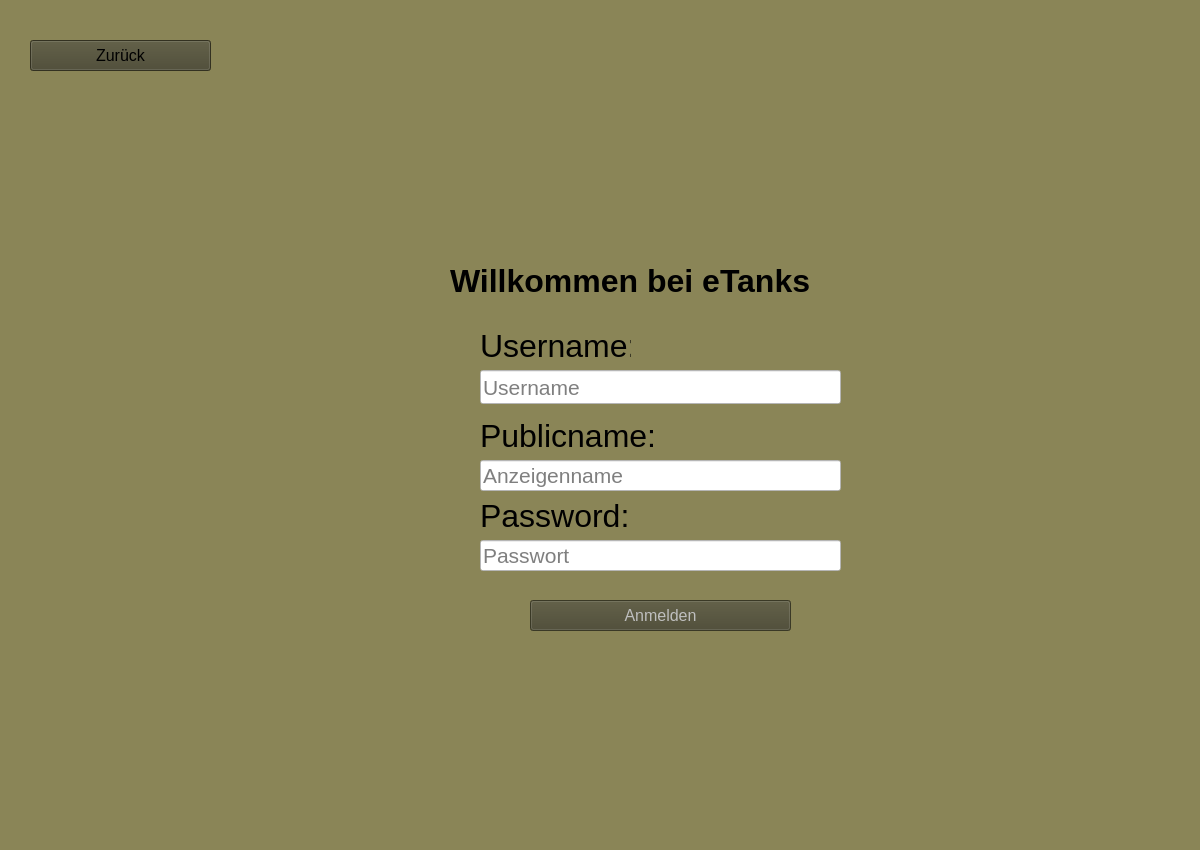
<?xml version="1.0" encoding="UTF-8"?>
<ui version="4.0">
 <class>registerUserView</class>
 <widget class="QWidget" name="registerUserView">
  <property name="geometry">
   <rect>
    <x>0</x>
    <y>0</y>
    <width>1200</width>
    <height>850</height>
   </rect>
  </property>
  <property name="sizePolicy">
   <sizepolicy hsizetype="Fixed" vsizetype="Fixed">
    <horstretch>0</horstretch>
    <verstretch>0</verstretch>
   </sizepolicy>
  </property>
  <property name="styleSheet">
   <string notr="true">background: #8A8557;</string>
  </property>
  <widget class="QLineEdit" name="publicNameField">
   <property name="geometry">
    <rect>
     <x>480</x>
     <y>460</y>
     <width>361</width>
     <height>31</height>
    </rect>
   </property>
   <property name="sizePolicy">
    <sizepolicy hsizetype="Fixed" vsizetype="Fixed">
     <horstretch>0</horstretch>
     <verstretch>0</verstretch>
    </sizepolicy>
   </property>
   <property name="font">
    <font>
     <pointsize>16</pointsize>
    </font>
   </property>
   <property name="styleSheet">
    <string notr="true">background: white;
    </string>
   </property>
   <property name="text">
    <string/>
   </property>
   <property name="placeholderText">
    <string>Anzeigenname</string>
   </property>
  </widget>
  <widget class="QPushButton" name="registerUserButton">
   <property name="enabled">
    <bool>false</bool>
   </property>
   <property name="geometry">
    <rect>
     <x>530</x>
     <y>600</y>
     <width>261</width>
     <height>31</height>
    </rect>
   </property>
   <property name="sizePolicy">
    <sizepolicy hsizetype="Fixed" vsizetype="Fixed">
     <horstretch>0</horstretch>
     <verstretch>0</verstretch>
    </sizepolicy>
   </property>
   <property name="font">
    <font>
     <pointsize>12</pointsize>
    </font>
   </property>
   <property name="styleSheet">
    <string notr="true">background-color: #47452E;
border-color: #111111;

</string>
   </property>
   <property name="text">
    <string>Anmelden</string>
   </property>
   <property name="autoDefault">
    <bool>false</bool>
   </property>
  </widget>
  <widget class="QLineEdit" name="usernameTextfield">
   <property name="geometry">
    <rect>
     <x>480</x>
     <y>370</y>
     <width>361</width>
     <height>34</height>
    </rect>
   </property>
   <property name="sizePolicy">
    <sizepolicy hsizetype="Fixed" vsizetype="Fixed">
     <horstretch>0</horstretch>
     <verstretch>0</verstretch>
    </sizepolicy>
   </property>
   <property name="font">
    <font>
     <pointsize>16</pointsize>
    </font>
   </property>
   <property name="styleSheet">
    <string notr="true">background: white;
    </string>
   </property>
   <property name="placeholderText">
    <string>Username</string>
   </property>
  </widget>
  <widget class="QLabel" name="label">
   <property name="geometry">
    <rect>
     <x>450</x>
     <y>260</y>
     <width>431</width>
     <height>41</height>
    </rect>
   </property>
   <property name="font">
    <font>
     <pointsize>24</pointsize>
     <bold>true</bold>
    </font>
   </property>
   <property name="text">
    <string>Willkommen bei eTanks</string>
   </property>
  </widget>
  <widget class="QLabel" name="label_2">
   <property name="geometry">
    <rect>
     <x>480</x>
     <y>330</y>
     <width>151</width>
     <height>31</height>
    </rect>
   </property>
   <property name="font">
    <font>
     <pointsize>24</pointsize>
     <bold>false</bold>
    </font>
   </property>
   <property name="text">
    <string>Username:</string>
   </property>
  </widget>
  <widget class="QLabel" name="label_3">
   <property name="geometry">
    <rect>
     <x>480</x>
     <y>420</y>
     <width>201</width>
     <height>31</height>
    </rect>
   </property>
   <property name="font">
    <font>
     <pointsize>24</pointsize>
     <bold>false</bold>
    </font>
   </property>
   <property name="text">
    <string>Publicname:</string>
   </property>
  </widget>
  <widget class="QLabel" name="label_4">
   <property name="geometry">
    <rect>
     <x>480</x>
     <y>500</y>
     <width>201</width>
     <height>31</height>
    </rect>
   </property>
   <property name="font">
    <font>
     <pointsize>24</pointsize>
     <bold>false</bold>
    </font>
   </property>
   <property name="text">
    <string>Password:</string>
   </property>
  </widget>
  <widget class="QLineEdit" name="passwortField">
   <property name="geometry">
    <rect>
     <x>480</x>
     <y>540</y>
     <width>361</width>
     <height>31</height>
    </rect>
   </property>
   <property name="sizePolicy">
    <sizepolicy hsizetype="Fixed" vsizetype="Fixed">
     <horstretch>0</horstretch>
     <verstretch>0</verstretch>
    </sizepolicy>
   </property>
   <property name="font">
    <font>
     <pointsize>16</pointsize>
    </font>
   </property>
   <property name="styleSheet">
    <string notr="true">background: white;
    </string>
   </property>
   <property name="placeholderText">
    <string>Passwort</string>
   </property>
  </widget>
  <widget class="QPushButton" name="backToLoginBtn">
   <property name="geometry">
    <rect>
     <x>30</x>
     <y>40</y>
     <width>181</width>
     <height>31</height>
    </rect>
   </property>
   <property name="sizePolicy">
    <sizepolicy hsizetype="Fixed" vsizetype="Fixed">
     <horstretch>0</horstretch>
     <verstretch>0</verstretch>
    </sizepolicy>
   </property>
   <property name="font">
    <font>
     <pointsize>12</pointsize>
    </font>
   </property>
   <property name="styleSheet">
    <string notr="true">background-color: #47452E;
border-color: #111111;
 
</string>
   </property>
   <property name="text">
    <string>Zurück</string>
   </property>
   <property name="autoDefault">
    <bool>false</bool>
   </property>
  </widget>
 </widget>
 <resources/>
 <connections/>
</ui>
